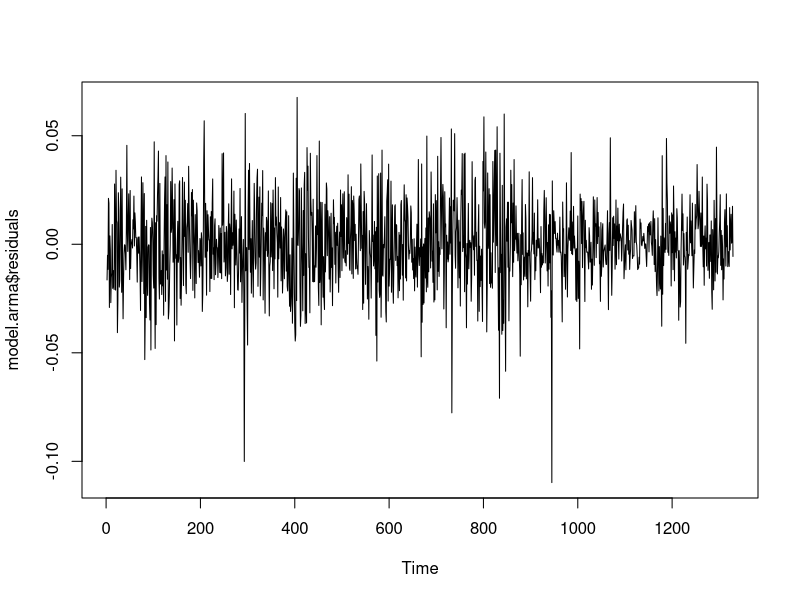

Source code (R):
library(dplyr)
library(forecast)

# change working directory
frame_files <- lapply(sys.frames(), function(x) x$ofile)
frame_files <- Filter(Negate(is.null), frame_files)
setwd(dirname(frame_files[[length(frame_files)]]))

# convert char-code "nkf -w --overwrite filename"
df <- read.csv("data/7201.T.csv", header = T)
names(df) <- c("Date", "Open", "High", "Low", "Close", "Volume", "Adjusted")
df$Date <- df$Date %>% as.Date()

df <- df %>% filter(Date > as.Date('2010/01/01'))
df.zoo <- zoo::zoo(df$Close, order.by = df$Date)
close <- ts(df.zoo) # to time-series
close.diff <- diff(log(close))

# ARMA
model.arma = arima(close.diff, order = c(1, 0, 1))
summary(model.arma)
# Call:
# arima(x = close.diff, order = c(1, 0, 1))
#
# Coefficients:
#          ar1      ma1  intercept
#       0.1374  -0.1192      4e-04
# s.e.  0.6576   0.6564      5e-04
#
# sigma^2 estimated as 0.0003553:  log likelihood = 3389.56,  aic = -6771.12
#
# Training set error measures:
#                         ME       RMSE        MAE MPE MAPE      MASE         ACF1
# Training set -1.175445e-05 0.01884854 0.01422471 NaN  Inf 0.7092202 -0.001017524

head(model.arma$residuals, 20)

plot(model.arma$residuals)

# ARIMA
model.arima <- auto.arima(
    close,
    max.p = 2, # AR degree
    max.q = 2, # MA degree
    ic = "aic",# model selection.
    trace = T, # reported option
    stepwise = T
)

summary(model.arima)
# Series: close
# ARIMA(0,1,0) with drift
#
# Coefficients:
#        drift
#       0.3791
# s.e.  0.4396
#
# sigma^2 estimated as 256.8:  log likelihood=-5568.01
# AIC=11140.01   AICc=11140.02   BIC=11150.4
#
# Training set error measures:
#                        ME     RMSE     MAE        MPE     MAPE     MASE
# Training set 0.0006137099 16.01399 12.0131 -0.0266852 1.422703 1.000106
#                    ACF1
# Training set 0.02340887
